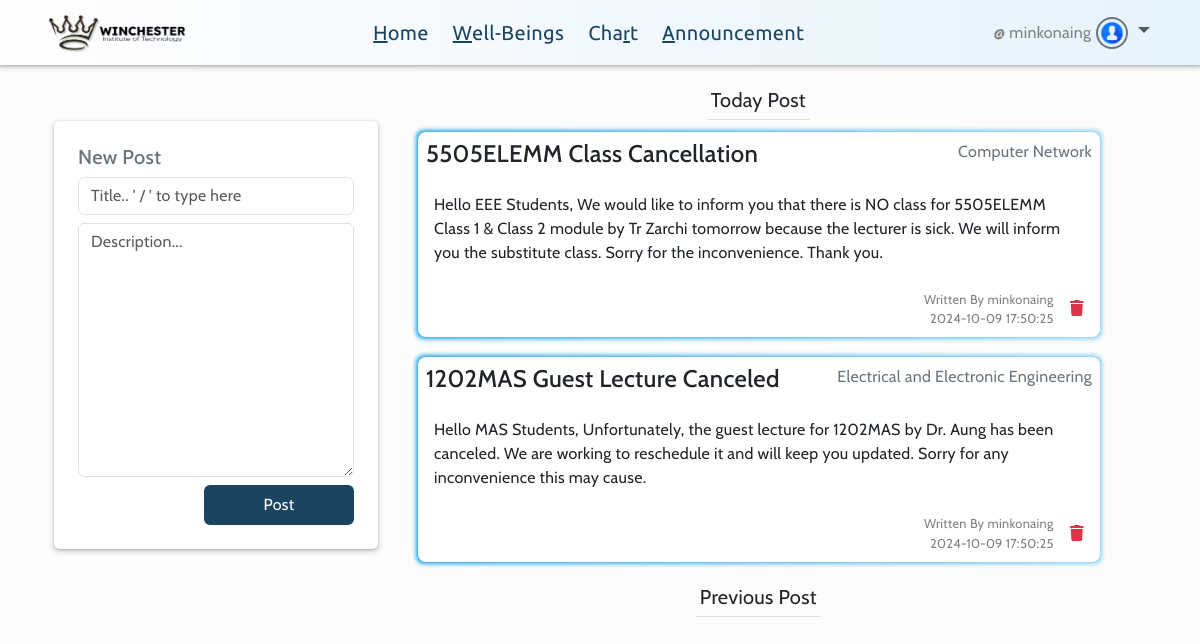
/app/announcement.php (signed in), run on the app's committed database.
### tables this page shows
CREATE TABLE `announcement` (
  `announcement_id` int NOT NULL AUTO_INCREMENT,
  `user_id` int DEFAULT NULL,
  `major_id` int DEFAULT NULL,
  `title` varchar(100) DEFAULT NULL,
  `description` text,
  `create_date` timestamp NULL DEFAULT CURRENT_TIMESTAMP,
  PRIMARY KEY (`announcement_id`),
  KEY `user_id` (`user_id`),
  KEY `major_id` (`major_id`),
  CONSTRAINT `announcement_ibfk_1` FOREIGN KEY (`user_id`) REFERENCES `user` (`user_id`),
  CONSTRAINT `announcement_ibfk_2` FOREIGN KEY (`major_id`) REFERENCES `major` (`major_id`)
);

CREATE TABLE `major` (
  `major_id` int NOT NULL AUTO_INCREMENT,
  `major_name` varchar(50) DEFAULT NULL,
  PRIMARY KEY (`major_id`)
);

CREATE TABLE `user` (
  `user_id` int NOT NULL AUTO_INCREMENT,
  `name` varchar(45) DEFAULT NULL,
  `id_num` varchar(50) DEFAULT NULL,
  `email` varchar(100) DEFAULT NULL,
  `birthday` date DEFAULT NULL,
  `role` int DEFAULT NULL,
  `major` int DEFAULT NULL,
  `ph_num` varchar(20) DEFAULT NULL,
  `username` varchar(50) NOT NULL,
  `password` varchar(150) NOT NULL,
  `profile` varchar(50) DEFAULT 'profile.png',
  `attempt_date` date DEFAULT NULL,
  `attempt_count` int DEFAULT '0',
  PRIMARY KEY (`user_id`,`username`),
  UNIQUE KEY `username` (`username`),
  KEY `role` (`role`),
  KEY `major` (`major`),
  CONSTRAINT `user_ibfk_1` FOREIGN KEY (`role`) REFERENCES `role` (`role_id`),
  CONSTRAINT `user_ibfk_2` FOREIGN KEY (`major`) REFERENCES `major` (`major_id`)
);

### api/announcement_reading.php (the view, shortened to what this page needs)
<?php
include_once '../api/dbinfo.php';
$sqltoday = "SELECT announcement.announcement_id, announcement.title, announcement.description, announcement.create_date, major.major_name, user.name ,user.user_id
        FROM announcement
        INNER JOIN major ON announcement.major_id = major.major_id
        INNER JOIN user ON announcement.user_id = user.user_id
        WHERE DATE(announcement.create_date) = CURRENT_DATE
        ORDER BY announcement.create_date DESC";
$result = $con->query($sqltoday);
if ($result->num_rows > 0) {
    echo "<div class='row'>
                <div class='col-12 col-md-12 col-lg-11 p-1 mb-0 '>
                    <div class='d-flex justify-content-center pb-0'>
                        <span class='border-bottom p-1 fs-5'>Today Post</span>
                    </div>
                </div>
            </div>";
    while ($item = $result->fetch_assoc()) {
        echo "<div class='row p-1 mt-0'>
        <div class='p-1'>
        <div class='col-12 col-md-12 col-lg-11 p-2 shadowBox mb-1 today_post'>
        <div class='d-flex justify-content-between pb-2'>
            <h4>" . $item['title'] . "</h4>
            <span class='text-end text-secondary flex-grow-1'>" . $item['major_name'] . "</span>
        </div>
        <div class='p-2'>" . $item['description'] . "</div>
        <div class='pt-2'></div>
        <div class='text-right pt-2 d-flex justify-content-end align-items-center'>
                            <div class='d-flex flex-column text-end'>
                                <div class='small-text'>Written By " . $item['name'] . "</div>
                                <div class='small-text' id='post_date'>" . $item['create_date'] . "</div>
                            </div>";
        if ($item['user_id'] == $_SESSION['user_id']) {
            echo  "<a href='../api/announcement_deletion.php?id=" . $item['announcement_id'] . "' class='m-2 ms-3 me-2 text-danger'><i class='fa-solid fa-trash'></i></a>";
        }
        echo "   </div>
        </div></div>
    </div>";
    }
}
echo "<div class='row'>
                <div class='col-12 col-md-12 col-lg-11 p-1 shadow-md mb-0'>
                    <div class='d-flex justify-content-center pb-0'>
                        <span class='border-bottom p-1 fs-5'>Previous Post</span>
                    </div>
                </div>
            </div>";

### app/announcement.php (shortened to what this page needs)
<!DOCTYPE html>
<html lang="en">
<head>
    <link rel="stylesheet" href="../css/bootstrap.min.css">
    <link rel="stylesheet" href="../css/general_styles.css">
    <link rel="stylesheet" href="../css/announcement.css">
</head>
<body>
    <?php include_once './newnavbar.php'; ?>
    <div class='topPadding'></div>
    <div class="container mt-sm-2">
        <form action="<?php echo "../api/announcement_insertion.php" ?>" method="post">
            <div class="row">
                <div class="col-12 col-md-4 p-md-4 d-md-block p-md-1" id="form_show_hide">
                    <div class="p-3 p-md-4 mt-md-4 mt-3 shadowBox me-md-2">
                        <div class="text-secondary">
                            <h5>New Post</h5>
                        </div>
                        <div class="mt-2"><input type="text" name="title" id="title" class="form-control" placeholder="Title.. ' / ' to type here"></div>
                        <div class="mt-2"><textarea type="text" name="description" id="description" class="form-control" placeholder="Description..." cols="30" rows="10"></textarea></div>
                        <div class="d-flex justify-content-end mt-2"><button type="submit" class="btn btn-primary btn-size" name="postBtn">Post</button></div>
                    </div>
                </div>
        </form>
        <div class="col-12 col-md-8 mt-md-1 mt-1">
            <?php include_once '../api/announcement_reading.php'; ?>
        </div>
    </div>
    <?php
    include_once '../app/alert.php';
    ?>
</body>
</html>

### app/newnavbar.php (shortened to what this page needs)
<head>
    <link rel="stylesheet" href="../css/bootstrap.min.css">
    <link rel="stylesheet" href="../css/navbar.css">
</head>
<body>
    <nav class="navbar fixed-top navbar-expand-lg nav-light bg-nav nav-shadow text-white">
        <div class="container">
            <a href="../app/welcome.php" class="mb-0">
                <img src="../img/logo-small.png" alt="LOGO" width="150">
            </a>
            <div class="collapse navbar-collapse" id="navbarNav">
                <ul class="navbar-nav mx-auto">
                    <li class="nav-item active">
                        <a href="./welcome.php" class="nav-link mx-1 fs-5 mx-1 font-color" id="home"><u>H</u>ome</a>
                    </li>
                    <li class="nav-item active">
                        <a href="./well_beings.php" class="nav-link fs-5 mx-1 font-color" id="well_beings"><u>W</u>ell-Beings</a>
                    </li>
                    <li class="nav-item active">
                        <a href="./chart.php" class="nav-link fs-5 mx-1 font-color" id="chart">Cha<u>r</u>t</a>
                    </li>
                    <?php
                    if ($_SESSION['major'] != '') {
                        echo "<li class='nav-item active'>
                        <a href='./announcement.php' class='nav-link fs-5 mx-1 font-color' id='announcement'><u>A</u>nnouncement</a>
                    </li>";
                    }
                    ?>
                </ul>
                <ul class="navbar-nav">
                    <li class="nav-item dropdown" id="username">
                        <a href="" class="nav-link fs-5 dropdown-toggle" id="navbarDropdown" role="button" data-bs-toggle="dropdown" aria-expanded="false">
                            <span>
                                <span id="profile-name"><?php echo '@ ' . $_SESSION['username']; ?></span>
                                <img src="<?php echo '../img/' . $_SESSION['profile'] ?>" alt="Profile" class="profile-image border border-secondary border-2 rounded-circle">
                            </span>
                        </a>
                    </li>
                </ul>
            </div>
        </div>
    </nav>
</body>

### app/alert.php (shortened to what this page needs)
<body>
</body>

### css/general_styles.css (style rules this page uses)
* { font-family: "Cabin", sans-serif; letter-spacing: .3px; }
.topPadding { height: 65px; background-color: transparent; }
.shadowBox { box-shadow: rgba(60, 64, 67, 0.3) 0px 1px 2px 0px, rgba(60, 64, 67, 0.15) 0px 2px 4px 2px; border-radius: 5px; background-color: white; }
.btn-primary { background-color: #1a4460 !important; border: #1a4460 !important; }
.btn-size { width: 150px; }
input[type="text"] { background-color: rgba(255, 255, 255, .7); }

### css/announcement.css (style rules this page uses)
.small-text { font-size: 0.8rem; color: grey; }
.today_post { background: hsl(0, 0%, 100%); padding: 16px 24px; position: relative; border-radius: 8px; box-shadow: 0 0 0 1px rgba(0, 0, 0, .01); }
.today_post::after { position: absolute; content: ""; top: -2px; left: -2px; right: -2px; bottom: -2px; z-index: -1; border-radius: inherit; filter: blur(2px); background: linear-gradient(to left, white, rgb(26, 163, 232)); background-size: 200% 200%; animation: animateGlow 3s linear infinite; }

### css/navbar.css (style rules this page uses)
.btn-primary { border: 2px solid #1a4460 !important; transition: color 0.3s ease, background-color 0.3s ease, border-color 0.3s ease; }
.nav-item { position: relative; }
.nav-item::after { transition: all 0.7s linear; }
.nav-shadow { box-shadow: rgba(60, 64, 67, 0.3) 0px 1px 2px 0px, rgba(60, 64, 67, 0.15) 0px 2px 4px 2px; }
.profile-image { width: 32px; height: 32px; margin-right: 0px; vertical-align: middle; }
.bg-nav { background: linear-gradient(to right, #fefefe, #e5f3fd) !important; }
#username { font-weight: 400; }
#profile-name { font-size: 1rem; color: #808080; text-transform: lowercase; }
.font-color { color: #1a4460; }
li a { font-family: "Ubuntu", sans-serif; }

### data on the page
announcement: title "5505ELEMM Class Cancellation", major.major_name "Computer Network", description "Hello EEE Students, We would like to inform you that there is NO class for 5505ELEMM Class 1 & Class 2 module by Tr Zarchi tomorrow because the lecturer is sick. We will inform you the substitute class. Sorry for the inconvenience. Thank you.", user.name "minkonaing", create_date "2024-10-09 17:50:25"
announcement: title "1202MAS Guest Lecture Canceled", major.major_name "Electrical and Electronic Engineering", description "Hello MAS Students, Unfortunately, the guest lecture for 1202MAS by Dr. Aung has been canceled. We are working to reschedule it and will keep you updated. Sorry for any inconvenience this may cause.", user.name "minkonaing", create_date "2024-10-09 17:50:25"

### other printed values
$_SESSION['username'] "minkonaing"
